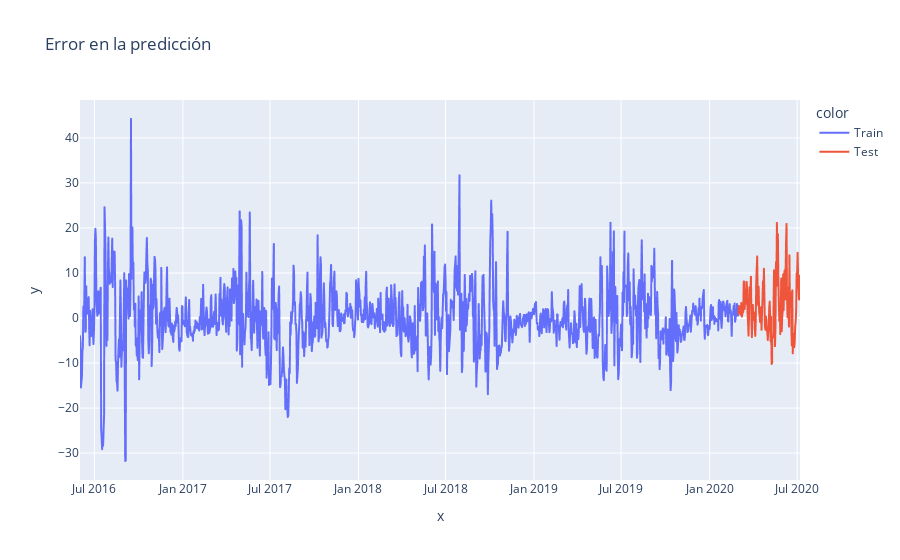

This figure's notebook cell:
### Code cell
error_train = y_homero_train.reset_index(drop=True) - forecast_train['yhat'].reset_index(drop=True)
error_test = y_homero_test.reset_index(drop=True) - forecast['yhat'].reset_index(drop=True)
error = pd.concat([error_train, error_test], ignore_index=True)

# graficamos errores
fig = px.line(x = df_homero.date, y=error, title='Error en la predicción', color = df_homero.set)
fig.show()

### Figure 1 — Plotly figure (JSON) as saved in the notebook; plotly's stock layout.template omitted (floating-point values rounded to 4 significant figures; data arrays with more than 128 entries replaced by an {"elided": "..."} marker saying what was removed)
{"data": [{"hovertemplate": "color=Train<br>x=%{x}<br>y=%{y}<extra></extra>", "legendgroup": "Train", "line": {"color": "#636efa", "dash": "solid"}, "marker": {"symbol": "circle"}, "mode": "lines", "name": "Train", "showlegend": true, "type": "scattergl", "x": {"elided": "1369 str values"}, "xaxis": "x", "y": {"elided": "1369 float values"}, "yaxis": "y"}, {"hovertemplate": "color=Test<br>x=%{x}<br>y=%{y}<extra></extra>", "legendgroup": "Test", "line": {"color": "#EF553B", "dash": "solid"}, "marker": {"symbol": "circle"}, "mode": "lines", "name": "Test", "showlegend": true, "type": "scattergl", "x": {"elided": "129 str values"}, "xaxis": "x", "y": {"elided": "129 float values"}, "yaxis": "y"}], "layout": {"legend": {"title": {"text": "color"}, "tracegroupgap": 0}, "title": {"text": "Error en la predicción"}, "xaxis": {"anchor": "y", "domain": [0, 1], "title": {"text": "x"}}, "yaxis": {"anchor": "x", "domain": [0, 1], "title": {"text": "y"}}}}
